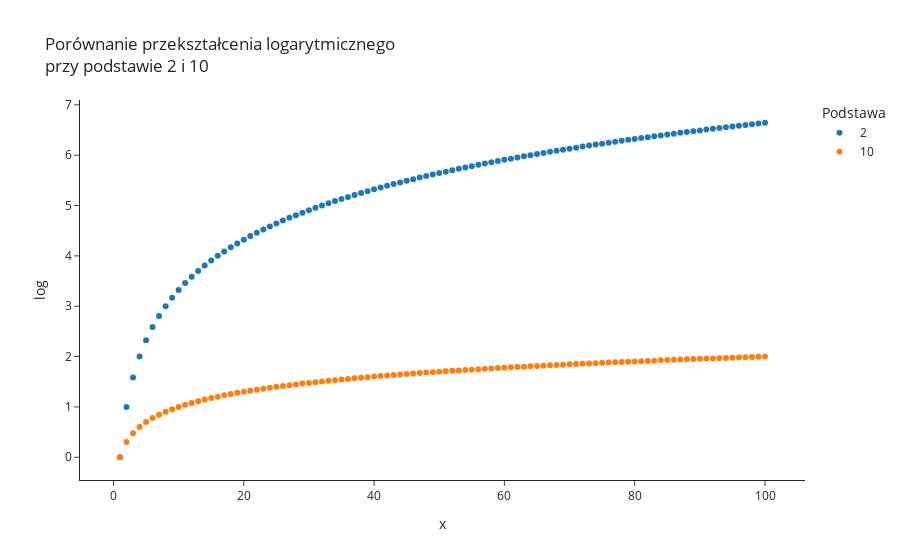

The code cell stored with this chart in its notebook:
### Markdown cell above
Zadanie 5.
Napisz program, który utworzy wykres punktowy prezentujący transformację logarytmiczną liczb z przedziału `<1, 100>` (zmienna `x`).
Wykres ma przedstawiać przekształcenie przy podstawie logarytmu `2` (zmienna `y2`) i `10` (zmienna `y10`).

### Code cell
fig = go.Figure()

fig.add_trace(go.Scatter(x=x, y=y2, mode='markers', name='2'))

fig.add_trace(go.Scatter(x=x, y=y10, mode='markers', name='10'))

fig.update_layout(title='Porównanie przekształcenia logarytmicznego<br>przy podstawie 2 i 10', 
                  xaxis_title='x', yaxis_title='log', legend_title='Podstawa', template = "simple_white"
                  , xaxis=dict(showgrid=False),  title_x=0.05,
                    yaxis=dict(showgrid=False))

fig.show()

### Figure 1 — Plotly figure (JSON) as saved in the notebook; plotly's stock layout.template omitted (floating-point values rounded to 4 significant figures)
{"data": [{"mode": "markers", "name": "2", "type": "scatter", "x": [1, 2, 3, 4, 5, 6, 7, 8, 9, 10, 11, 12, 13, 14, 15, 16, 17, 18, 19, 20, 21, 22, 23, 24, 25, 26, 27, 28, 29, 30, 31, 32, 33, 34, 35, 36, 37, 38, 39, 40, 41, 42, 43, 44, 45, 46, 47, 48, 49, 50, 51, 52, 53, 54, 55, 56, 57, 58, 59, 60, 61, 62, 63, 64, 65, 66, 67, 68, 69, 70, 71, 72, 73, 74, 75, 76, 77, 78, 79, 80, 81, 82, 83, 84, 85, 86, 87, 88, 89, 90, 91, 92, 93, 94, 95, 96, 97, 98, 99, 100], "y": [0, 1, 1.585, 2, 2.322, 2.585, 2.807, 3, 3.17, 3.322, 3.459, 3.585, 3.7, 3.807, 3.907, 4, 4.087, 4.17, 4.248, 4.322, 4.392, 4.459, 4.524, 4.585, 4.644, 4.7, 4.755, 4.807, 4.858, 4.907, 4.954, 5, 5.044, 5.087, 5.129, 5.17, 5.209, 5.248, 5.285, 5.322, 5.358, 5.392, 5.426, 5.459, 5.492, 5.524, 5.555, 5.585, 5.615, 5.644, 5.672, 5.7, 5.728, 5.755, 5.781, 5.807, 5.833, 5.858, 5.883, 5.907, 5.931, 5.954, 5.977, 6, 6.022, 6.044, 6.066, 6.087, 6.109, 6.129, 6.15, 6.17, 6.19, 6.209, 6.229, 6.248, 6.267, 6.285, 6.304, 6.322, 6.34, 6.358, 6.375, 6.392, 6.409, 6.426, 6.443, 6.459, 6.476, 6.492, 6.508, 6.524, 6.539, 6.555, 6.57, 6.585, 6.6, 6.615, 6.629, 6.644]}, {"mode": "markers", "name": "10", "type": "scatter", "x": [1, 2, 3, 4, 5, 6, 7, 8, 9, 10, 11, 12, 13, 14, 15, 16, 17, 18, 19, 20, 21, 22, 23, 24, 25, 26, 27, 28, 29, 30, 31, 32, 33, 34, 35, 36, 37, 38, 39, 40, 41, 42, 43, 44, 45, 46, 47, 48, 49, 50, 51, 52, 53, 54, 55, 56, 57, 58, 59, 60, 61, 62, 63, 64, 65, 66, 67, 68, 69, 70, 71, 72, 73, 74, 75, 76, 77, 78, 79, 80, 81, 82, 83, 84, 85, 86, 87, 88, 89, 90, 91, 92, 93, 94, 95, 96, 97, 98, 99, 100], "y": [0, 0.301, 0.4771, 0.6021, 0.699, 0.7782, 0.8451, 0.9031, 0.9542, 1, 1.041, 1.079, 1.114, 1.146, 1.176, 1.204, 1.23, 1.255, 1.279, 1.301, 1.322, 1.342, 1.362, 1.38, 1.398, 1.415, 1.431, 1.447, 1.462, 1.477, 1.491, 1.505, 1.519, 1.531, 1.544, 1.556, 1.568, 1.58, 1.591, 1.602, 1.613, 1.623, 1.633, 1.643, 1.653, 1.663, 1.672, 1.681, 1.69, 1.699, 1.708, 1.716, 1.724, 1.732, 1.74, 1.748, 1.756, 1.763, 1.771, 1.778, 1.785, 1.792, 1.799, 1.806, 1.813, 1.82, 1.826, 1.833, 1.839, 1.845, 1.851, 1.857, 1.863, 1.869, 1.875, 1.881, 1.886, 1.892, 1.898, 1.903, 1.908, 1.914, 1.919, 1.924, 1.929, 1.934, 1.94, 1.944, 1.949, 1.954, 1.959, 1.964, 1.968, 1.973, 1.978, 1.982, 1.987, 1.991, 1.996, 2]}], "layout": {"legend": {"title": {"text": "Podstawa"}}, "title": {"text": "Porównanie przekształcenia logarytmicznego<br>przy podstawie 2 i 10", "x": 0.05}, "xaxis": {"showgrid": false, "title": {"text": "x"}}, "yaxis": {"showgrid": false, "title": {"text": "log"}}}}
